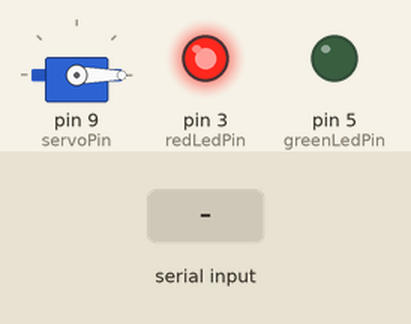
A sketch run on a simulated Arduino Uno, built with avr-gcc and run on an emulated ATmega328P. On the bench: servo, output pins drawn as LEDs (lit = HIGH). The test bench sets the inputs (shaded band).

Above: at 1.2 s.
1.3 s: "1" received over Serial
At 2.5 s:
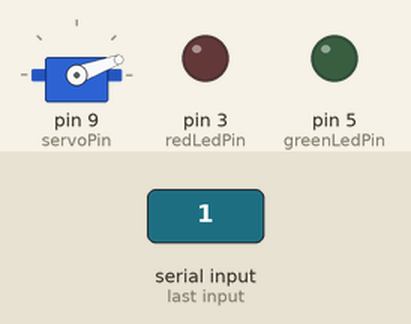
2.8 s: "0" received over Serial
At 3.6 s:
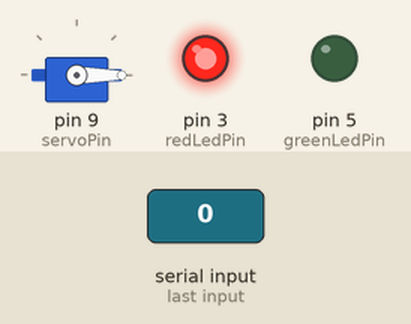
4.3 s: "2" received over Serial
At 4.8 s:
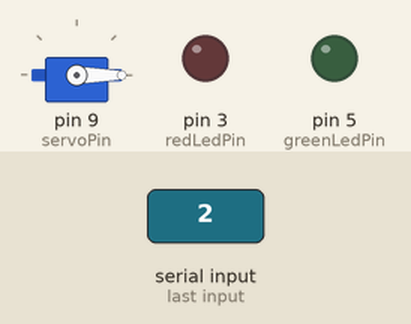
Timing chart, 0 to 7.3 s (numbered marks = the images above; inputs shaded):
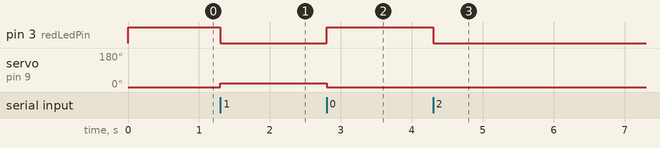

Measured:
- after the input at 1.3 s, pin 3 (redLedPin): HIGH → LOW at once; servo on pin 9 (servoPin): 0° → 20° at once
- after the input at 2.8 s, pin 3 (redLedPin): LOW → HIGH at once; servo on pin 9 (servoPin): 20° → 0° at once
- after the input at 4.3 s, pin 3 (redLedPin): HIGH → LOW at once

The sketch:

servo.ino
```cpp
#include <Servo.h>
Servo myservo;
const int greenLedPin = 5;
const int redLedPin = 3;
const int servoPin = 9;
const int servoUp = 0;
const int servoDown = 20;


void setup(){
  pinMode(greenLedPin, OUTPUT);
  pinMode(redLedPin, OUTPUT);
  myservo.attach(servoPin); // if using different PIN, change the number
  myservo.write(servoUp); // move servo to center position (90 degrees)
  digitalWrite(greenLedPin, LOW);
  digitalWrite(redLedPin, HIGH); // turn on red LED
  Serial.begin(9600); // for reading instructions to move servo
}

void loop(){
  if (Serial.available() > 0){
    int incomingString = Serial.read(); // read the incoming string
    // move servo down
    if (incomingString == '1'){
      myservo.write(servoDown);
      digitalWrite(greenLedPin, HIGH);
      digitalWrite(redLedPin, LOW);
    }
    // move servo up
    if (incomingString == '0'){
      myservo.write(servoUp);
      digitalWrite(greenLedPin, LOW);
      digitalWrite(redLedPin, HIGH);
    }
    // do nothing
    else{
      digitalWrite(greenLedPin, LOW);
      digitalWrite(redLedPin, LOW);
    }
  }
}
```
